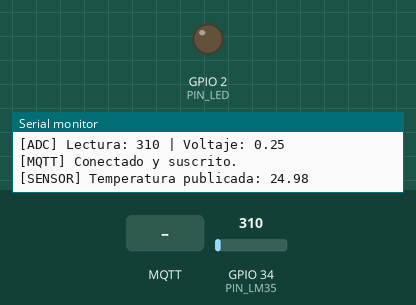
This sketch was run on a simulated ESP32. Shown: output pins drawn as LEDs (lit = HIGH), the last lines printed to the serial monitor. The inputs (shaded band) are chosen by the test bench; at power-on: GPIO 34 (PIN_LM35) = 310. WiFi joins after 1.5 s; servers stay silent unless stated; no MQTT or app messages arrive unless stated.

Above: at 2.7 s.
2.8 s: MQTT message "ON" arrives on the first subscribed topic
At 4.0 s:
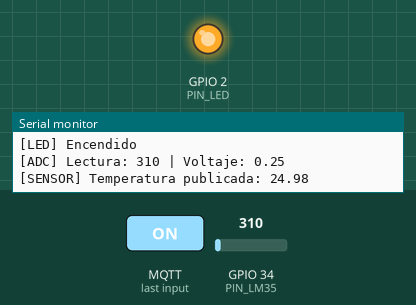
5.8 s: MQTT message "OFF" arrives on the first subscribed topic
At 6.3 s:
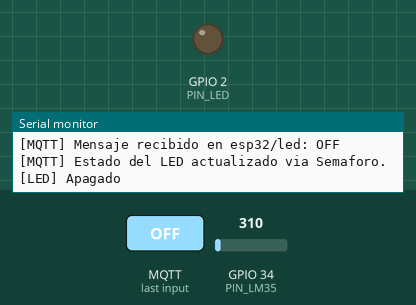
Timing chart, 0 to 8.8 s (numbered marks = the images above; inputs shaded):
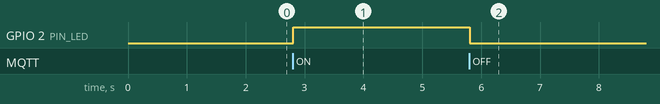

Measured:
- after the input at 2.8 s, GPIO 2 (PIN_LED): LOW → HIGH at once
- after the input at 5.8 s, GPIO 2 (PIN_LED): HIGH → LOW at once

The sketch:

servidor.ino
```cpp
#include <WiFi.h>
#include <PubSubClient.h>

const char* WIFI_SSID = "Internet_UNL";
const char* WIFI_PASSWORD = "UNL1859WiFi";

const char* MQTT_SERVER = "10.20.136.247";
const int MQTT_PORT = 1883;

const int PIN_LM35 = 34;
const int PIN_LED = 2;

WiFiClient espClient;
PubSubClient client(espClient);

SemaphoreHandle_t xLedSemaphore;
SemaphoreHandle_t xMqttMutex;

String ledState = "OFF";

void callback(char* topic, byte* payload, unsigned int length) {
  String mensaje = "";

  for (int i = 0; i < length; i++) {
    mensaje += (char)payload[i];
  }

  Serial.print("[MQTT] Mensaje recibido en ");
  Serial.print(topic);
  Serial.print(": ");
  Serial.println(mensaje);

  if (String(topic) == "esp32/led") {
    if (mensaje == "ON" || mensaje == "OFF") {
      ledState = mensaje;
      xSemaphoreGive(xLedSemaphore);
      Serial.println("[MQTT] Estado del LED actualizado via Semaforo.");
    }
  }
}

void conectarWiFi() {
  Serial.println("Conectando WiFi...");
  WiFi.begin(WIFI_SSID, WIFI_PASSWORD);

  while (WiFi.status() != WL_CONNECTED) {
    vTaskDelay(500 / portTICK_PERIOD_MS);
    Serial.print(".");
  }

  Serial.println("\nWiFi conectado");
  Serial.print("IP ESP32: ");
  Serial.println(WiFi.localIP());
}

void conectarMQTT() {
  while (!client.connected()) {
    Serial.println("Conectando MQTT...");

    if (client.connect("ESP32_FreeRTOS_MQTT")) {
      Serial.println("[MQTT] Conectado y suscrito.");
      client.subscribe("esp32/led");
    } else {
      Serial.print("Error MQTT: ");
      Serial.println(client.state());
      vTaskDelay(2000 / portTICK_PERIOD_MS);
    }
  }
}

float leerTemperaturaLM35() {
  int lectura = analogRead(PIN_LM35);
  float voltaje = lectura * (3.3 / 4095.0);
  float temperatura = voltaje * 100.0;

  Serial.print("[ADC] Lectura: ");
  Serial.print(lectura);
  Serial.print(" | Voltaje: ");
  Serial.println(voltaje);

  return temperatura;
}

void vTaskMQTT(void *pvParameters) {
  while (true) {
    if (xSemaphoreTake(xMqttMutex, portMAX_DELAY)) {
      if (!client.connected()) {
        conectarMQTT();
      }

      client.loop();

      xSemaphoreGive(xMqttMutex);
    }

    vTaskDelay(10 / portTICK_PERIOD_MS);
  }
}

void vTaskSensor(void *pvParameters) {
  while (true) {
    float temperatura = leerTemperaturaLM35();

    char tempString[10];
    dtostrf(temperatura, 4, 2, tempString);

    if (xSemaphoreTake(xMqttMutex, portMAX_DELAY)) {
      if (client.connected()) {
        client.publish("esp32/temperatura", tempString);

        Serial.print("[SENSOR] Temperatura publicada: ");
        Serial.println(tempString);
      }

      xSemaphoreGive(xMqttMutex);
    }

    vTaskDelay(2000 / portTICK_PERIOD_MS);
  }
}

void vTaskLed(void *pvParameters) {
  while (true) {
    if (xSemaphoreTake(xLedSemaphore, portMAX_DELAY)) {
      if (ledState == "ON") {
        digitalWrite(PIN_LED, HIGH);
        Serial.println("[LED] Encendido");
      } else if (ledState == "OFF") {
        digitalWrite(PIN_LED, LOW);
        Serial.println("[LED] Apagado");
      }
    }
  }
}

void setup() {
  Serial.begin(115200);

  pinMode(PIN_LED, OUTPUT);
  pinMode(PIN_LM35, INPUT);

  conectarWiFi();

  client.setServer(MQTT_SERVER, MQTT_PORT);
  client.setCallback(callback);

  xLedSemaphore = xSemaphoreCreateBinary();
  xMqttMutex = xSemaphoreCreateMutex();

  xTaskCreatePinnedToCore(
    vTaskMQTT,
    "Tarea MQTT",
    4096,
    NULL,
    2,
    NULL,
    1
  );

  xTaskCreatePinnedToCore(
    vTaskSensor,
    "Tarea Sensor",
    4096,
    NULL,
    1,
    NULL,
    1
  );

  xTaskCreatePinnedToCore(
    vTaskLed,
    "Tarea LED",
    2048,
    NULL,
    1,
    NULL,
    1
  );

  Serial.println("[FreeRTOS] Tareas inicializadas en el nucleo 1.");
}

void loop() {
  vTaskDelay(1000 / portTICK_PERIOD_MS);
}
```
